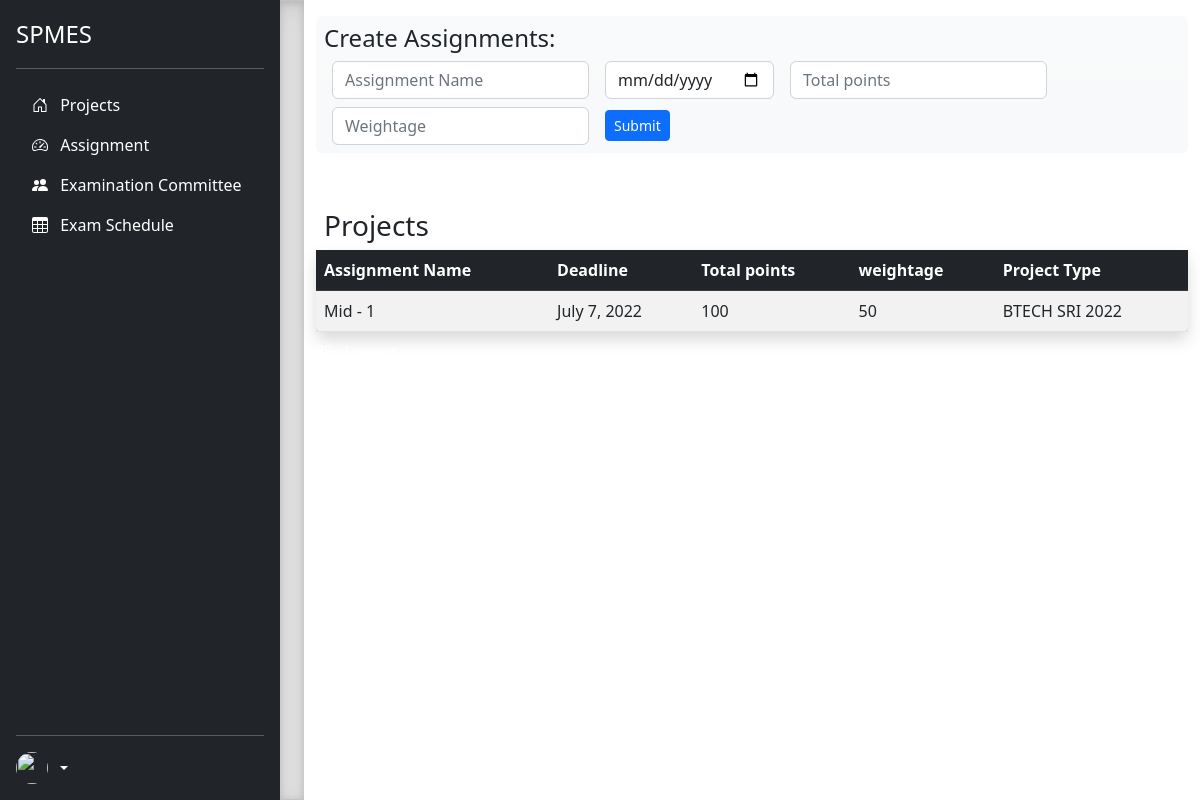
Screenshot of /home/assignments/1/ with the database file from the repository.
### accounts/models.py (models this page shows, shortened)
class assignment(models.Model):
    name = models.CharField(max_length=100)
    deadline = models.DateField()
    total_points = models.IntegerField()
    weightage = models.IntegerField()
    for_project = models.ForeignKey(project,on_delete=models.CASCADE)

class project(models.Model):
    p_type = models.ForeignKey(project_type,on_delete=models.CASCADE)
    name = models.CharField(max_length=250)
    start_date = models.DateField()
    end_date = models.DateField()
    status = models.BooleanField(default=False)
    eligible_student = models.ManyToManyField(student,related_name='project', blank=True)
    enrolled_faculty = models.ManyToManyField(faculty,related_name='enrolled_faculty',blank=True)
    def __str__(self):
        return self.name

### accounts/pgc/pgc_view.py (the view)
# urls.py: path("home/assignments/<int:p_id>/", pgc_view.assignments, name="assignments"),
def assignments(request,p_id):
    obj = project.objects.get(id = p_id)
    assignment_list = assignment.objects.filter(for_project = obj)
    form = create_assignment()
    context = {'assignment_list':assignment_list,'form':form,'p_id':p_id}
    return render(request, 'pgc/assignment.html',context)

### accounts/pgc/forms.py
class create_assignment(forms.ModelForm):
    class Meta:
        model = assignment
        fields = '__all__'
        exclude = ['for_project']
        widgets = {
            'name' : forms.TextInput(attrs={'class':'form-control', 'placeholder':'Assignment Name'}),
            'deadline' : forms.DateInput(format=('%d-%m-%Y'),attrs={'class':'form-control','type': 'date'}),
            'total_points' : forms.NumberInput(attrs={'class':'form-control','placeholder':'Total points'}),
            'weightage' : forms.NumberInput(attrs={'class':'form-control','placeholder':'Weightage'})
        }

### templates/pgc/assignment.html (shortened to what this page needs)
{% extends 'pgc.html' %}
{% block body %}
<div class = "p-2 bg-light bg-gradient mt-3 rounded">
  <h4> Create Assignments: </h4>
<form method="post" action="{% url 'add_assignment' p_id %}" class="row gy-2 gx-3 align-items-center mx-auto">
  <div class="col-auto">
      {{form.name}}
  </div>
  <div class="col-auto">
      {{form.deadline}}
  </div>
  <div class="col-auto">
      {{form.total_points}}
  </div>
  <div class="col-auto">
      {{form.weightage}}
  </div>
  <div class="col-auto">
      <button type="submit" class="btn btn-primary btn-sm">Submit</button>
  </div>
</form>
</div>
  <div class="my-5">
      <h3 class = "m-2"> Projects </h3>
      <table class="table table-striped shadow rounded my-2">
        <thead class = "table-dark">
            <tr class = "table-dark">
              <th scope="col">Assignment Name</th>
              <th scope="col">Deadline</th>
              <th scope="col">Total points</th>
              <th scope="col">weightage</th>
              <th scope="col">Project Type</th>
            </tr>
          </thead>
          <tbody>
            {% for project in assignment_list  %}
            <tr>
              <td> {{ project.name }} </td>
              <td> {{ project.deadline }} </td>
              <td> {{ project.total_points }} </td>
              <td> {{ project.weightage }} </td>
              <td> {{ project.for_project}} </td>
            </tr>
            {% endfor %}
          </tbody>
          </table>
          <a href="{% url 'logout'%}" class="nav-link text-white">
              <svg class="bi pe-none me-2" width="16" height="16">
                  <use xlink:href="#grid" />
              </svg>
          </a>
</div>
{% endblock body %}

### rows the page displays
assignment: name "Mid - 1", deadline "July 7, 2022", total_points "100", weightage "50", for_project "BTECH SRI 2022"
